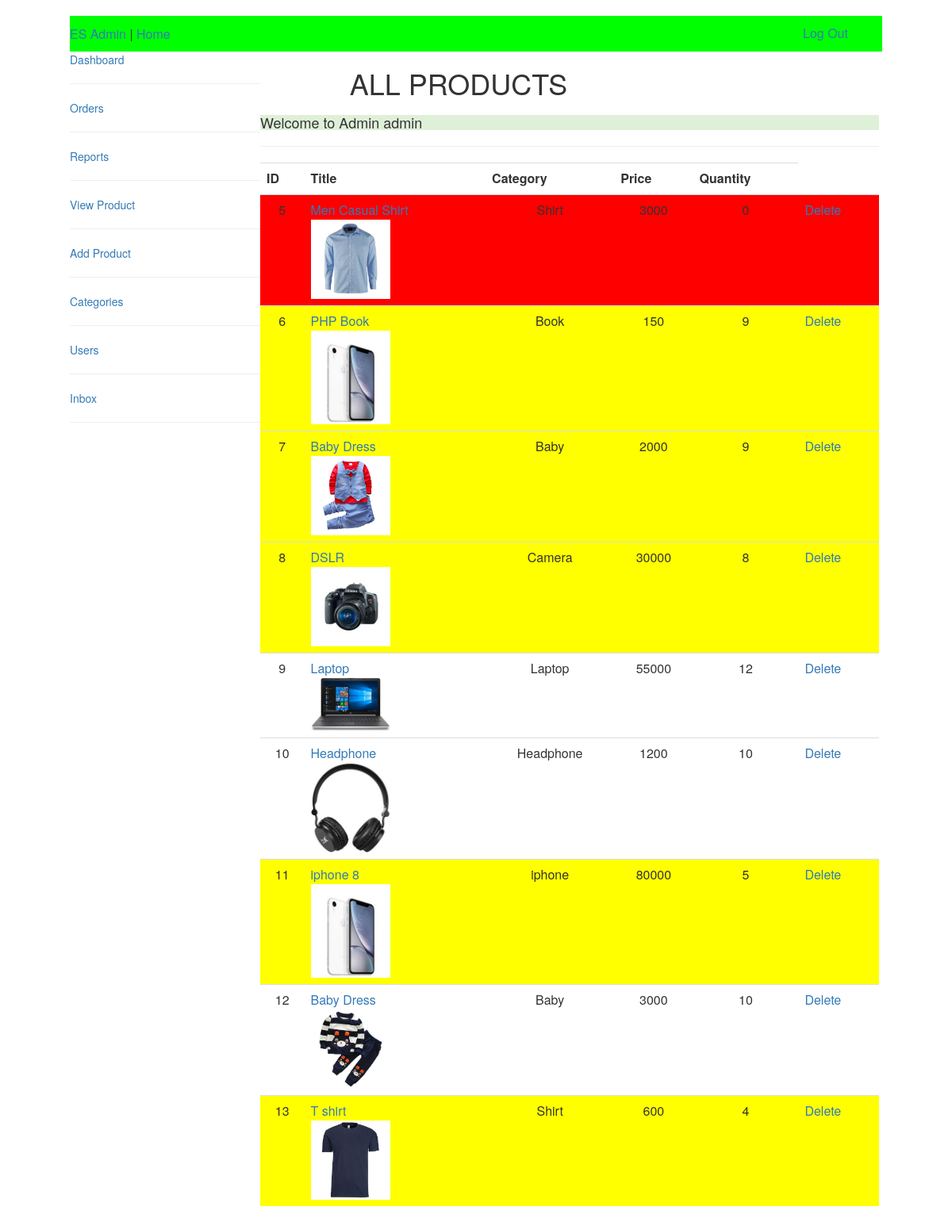
Screenshot of /final/public/admin/index.php?products (signed in) with the database file from the repository.
### tables this page shows
CREATE TABLE `products` (
  `product_id` int(11) NOT NULL,
  `product_title` varchar(255) NOT NULL,
  `product_category_id` int(11) NOT NULL,
  `product_price` float NOT NULL,
  `product_quantity` int(11) NOT NULL,
  `product_description` text NOT NULL,
  `product_image` text NOT NULL
);

CREATE TABLE `categories` (
  `cat_id` int(11) NOT NULL,
  `cat_title` varchar(255) NOT NULL
);

### final/resources/functions.php (the view, shortened to what this page needs)
<?php
function display_message(){
    if(isset($_SESSION['message'])){
        echo $_SESSION['message'];
    }
}
function query($sql){
    global $connection;
    return mysqli_query($connection,$sql);
}
function fetch_array($result){
    return mysqli_fetch_array($result);
}
function get_product_in_admin(){
     $query=query("SELECT * FROM products");
    while($row=fetch_array($query)){
       $category=show_product_category_title($row['product_category_id']);
       $product_image=display_image($row['product_image']);
       $product_id = $row['product_id'];
       $product_title = $row['product_title'];
       $product_price = $row['product_price'];
       $product_quantity = $row['product_quantity'];
		if($product_quantity<=0){
	$product = <<<DELIMETER
    <tr bgcolor='red'>
        <td align="center">$product_id</td>
           <td><a href="index.php?edit_product&id=$product_id">$product_title</a><br>
              <a href="index.php?edit_product&id=$product_id"><img width='100' src="../img/{$product_image}" alt=""></a>
            </td>
        <td align="center">$category</td>
        <td align="center">$product_price</td>
        <td align="center">$product_quantity</td>
		<td><a href="../../resources/templates/back/delete_product.php?id={$product_id}">Delete</a></td>
    </tr>
DELIMETER;
}       else if($product_quantity<10){
	$product = <<<DELIMETER
    <tr bgcolor='yellow'>
        <td align="center">$product_id</td>
           <td><a href="index.php?edit_product&id=$product_id">$product_title</a><br>
              <a href="index.php?edit_product&id=$product_id"><img width='100' src="../img/{$product_image}" alt=""></a>
            </td>
        <td align="center">$category</td>
        <td align="center">$product_price</td>
        <td align="center">$product_quantity</td>
		<td><a href="../../resources/templates/back/delete_product.php?id={$product_id}">Delete</a></td>
    </tr>
DELIMETER;
}
		else{
	$product = <<<DELIMETER
    <tr>
        <td align="center">$product_id</td>
           <td><a href="index.php?edit_product&id=$product_id">$product_title</a><br>
              <a href="index.php?edit_product&id=$product_id"><img width='100' src="../img/{$product_image}" alt=""></a>
            </td>
        <td align="center">$category</td>
        <td align="center">$product_price</td>
        <td align="center">$product_quantity</td>
		<td><a href="../../resources/templates/back/delete_product.php?id={$product_id}">Delete</a></td>
    </tr>
DELIMETER;
}
        echo $product;
    }
}
function show_product_category_title($product_category_id){
    $category_query=query("SELECT * FROM categories WHERE cat_id='{$product_category_id}' ");
    while($row=fetch_array($category_query)){
        $cat_title=$row['cat_title'];
        return $cat_title;
    }
}
function display_image($picture){
    global $upload_directory;
    return $upload_directory . DS . $picture;
}
?>

### rows the page displays
products: product_id "5", product_title "Men Casual Shirt", product_image (picture), product_category.cat_title "Shirt", product_price "3000", product_quantity "0"
products: product_id "6", product_title "PHP Book", product_image (picture), product_category.cat_title "Book", product_price "150", product_quantity "9"
products: product_id "7", product_title "Baby Dress", product_image (picture), product_category.cat_title "Baby", product_price "2000", product_quantity "9"
products: product_id "8", product_title "DSLR", product_image (picture), product_category.cat_title "Camera", product_price "30000", product_quantity "8"
products: product_id "9", product_title "Laptop", product_image (picture), product_category.cat_title "Laptop", product_price "55000", product_quantity "12"
products: product_id "10", product_title "Headphone", product_image (picture), product_category.cat_title "Headphone", product_price "1200", product_quantity "10"
products: product_id "11", product_title "iphone 8", product_image (picture), product_category.cat_title "iphone", product_price "80000", product_quantity "5"
products: product_id "12", product_title "Baby Dress", product_image (picture), product_category.cat_title "Baby", product_price "3000", product_quantity "10"
products: product_id "13", product_title "T shirt", product_image (picture), product_category.cat_title "Shirt", product_price "600", product_quantity "4"

### other values shown
$_SESSION['message'] "Welcome to Admin admin"
